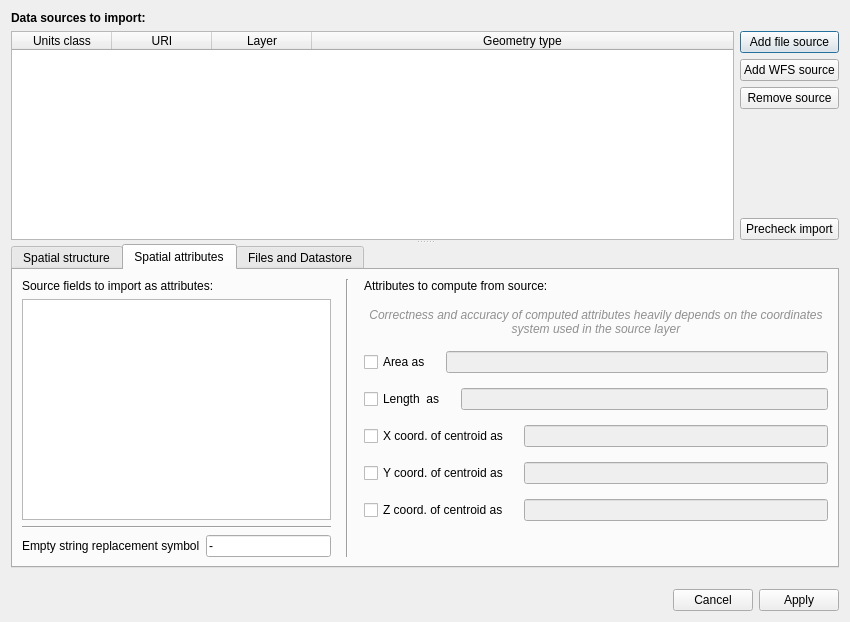
<?xml version="1.0" encoding="UTF-8"?>
<ui version="4.0">
 <class>OGRGDALDialog</class>
 <widget class="QDialog" name="OGRGDALDialog">
  <property name="geometry">
   <rect>
    <x>0</x>
    <y>0</y>
    <width>850</width>
    <height>622</height>
   </rect>
  </property>
  <property name="windowTitle">
   <string notr="true">Dialog</string>
  </property>
  <layout class="QVBoxLayout" name="verticalLayout_4">
   <property name="spacing">
    <number>12</number>
   </property>
   <item>
    <widget class="QWidget" name="widget" native="true">
     <layout class="QVBoxLayout" name="verticalLayout">
      <property name="leftMargin">
       <number>0</number>
      </property>
      <property name="topMargin">
       <number>0</number>
      </property>
      <property name="rightMargin">
       <number>0</number>
      </property>
      <item>
       <widget class="QSplitter" name="splitter">
        <property name="orientation">
         <enum>Qt::Vertical</enum>
        </property>
        <widget class="QWidget" name="widget_2" native="true">
         <layout class="QVBoxLayout" name="verticalLayout_2">
          <property name="leftMargin">
           <number>0</number>
          </property>
          <property name="rightMargin">
           <number>0</number>
          </property>
          <item>
           <widget class="QLabel" name="label">
            <property name="font">
             <font>
              <weight>75</weight>
              <bold>true</bold>
             </font>
            </property>
            <property name="text">
             <string>Data sources to import:</string>
            </property>
           </widget>
          </item>
          <item>
           <layout class="QHBoxLayout" name="horizontalLayout">
            <item>
             <widget class="QTableWidget" name="SourcesTableWidget">
              <property name="editTriggers">
               <set>QAbstractItemView::NoEditTriggers</set>
              </property>
              <property name="selectionMode">
               <enum>QAbstractItemView::SingleSelection</enum>
              </property>
              <property name="selectionBehavior">
               <enum>QAbstractItemView::SelectRows</enum>
              </property>
              <property name="textElideMode">
               <enum>Qt::ElideRight</enum>
              </property>
              <attribute name="horizontalHeaderStretchLastSection">
               <bool>true</bool>
              </attribute>
              <attribute name="verticalHeaderVisible">
               <bool>false</bool>
              </attribute>
              <column>
               <property name="text">
                <string>Units class</string>
               </property>
              </column>
              <column>
               <property name="text">
                <string>URI</string>
               </property>
              </column>
              <column>
               <property name="text">
                <string>Layer</string>
               </property>
              </column>
              <column>
               <property name="text">
                <string>Geometry type</string>
               </property>
              </column>
             </widget>
            </item>
            <item>
             <layout class="QVBoxLayout" name="verticalLayout_5">
              <item>
               <widget class="QPushButton" name="AddFileButton">
                <property name="text">
                 <string>Add file source</string>
                </property>
               </widget>
              </item>
              <item>
               <widget class="QPushButton" name="AddWFSButton">
                <property name="text">
                 <string>Add WFS source</string>
                </property>
               </widget>
              </item>
              <item>
               <widget class="QPushButton" name="RemoveButton">
                <property name="text">
                 <string>Remove source</string>
                </property>
               </widget>
              </item>
              <item>
               <spacer name="verticalSpacer">
                <property name="orientation">
                 <enum>Qt::Vertical</enum>
                </property>
                <property name="sizeHint" stdset="0">
                 <size>
                  <width>20</width>
                  <height>40</height>
                 </size>
                </property>
               </spacer>
              </item>
              <item>
               <widget class="QPushButton" name="PrecheckButton">
                <property name="text">
                 <string>Precheck import</string>
                </property>
               </widget>
              </item>
             </layout>
            </item>
           </layout>
          </item>
         </layout>
        </widget>
        <widget class="QWidget" name="widget_3" native="true">
         <layout class="QVBoxLayout" name="verticalLayout_3">
          <property name="leftMargin">
           <number>0</number>
          </property>
          <property name="rightMargin">
           <number>0</number>
          </property>
          <item>
           <widget class="QTabWidget" name="ConfigTabWidget">
            <property name="currentIndex">
             <number>1</number>
            </property>
            <widget class="QWidget" name="StructureTab">
             <attribute name="title">
              <string>Spatial structure</string>
             </attribute>
             <layout class="QVBoxLayout" name="verticalLayout_7">
              <item>
               <spacer name="verticalSpacer_7">
                <property name="orientation">
                 <enum>Qt::Vertical</enum>
                </property>
                <property name="sizeType">
                 <enum>QSizePolicy::Fixed</enum>
                </property>
                <property name="sizeHint" stdset="0">
                 <size>
                  <width>20</width>
                  <height>10</height>
                 </size>
                </property>
               </spacer>
              </item>
              <item>
               <layout class="QHBoxLayout" name="horizontalLayout_5">
                <item>
                 <widget class="QLabel" name="label_2">
                  <property name="text">
                   <string>Units class to create:</string>
                  </property>
                 </widget>
                </item>
                <item>
                 <widget class="QLineEdit" name="UnitsClassLineEdit"/>
                </item>
                <item>
                 <spacer name="horizontalSpacer_3">
                  <property name="orientation">
                   <enum>Qt::Horizontal</enum>
                  </property>
                  <property name="sizeHint" stdset="0">
                   <size>
                    <width>40</width>
                    <height>20</height>
                   </size>
                  </property>
                 </spacer>
                </item>
               </layout>
              </item>
              <item>
               <layout class="QHBoxLayout" name="horizontalLayout_7" stretch="0,1">
                <item>
                 <widget class="QLabel" name="label_7">
                  <property name="font">
                   <font>
                    <italic>true</italic>
                   </font>
                  </property>
                  <property name="text">
                   <string>The units IDs are contained in the &quot;OFLD_ID&quot; field of the layer</string>
                  </property>
                 </widget>
                </item>
                <item>
                 <spacer name="horizontalSpacer_4">
                  <property name="orientation">
                   <enum>Qt::Horizontal</enum>
                  </property>
                  <property name="sizeHint" stdset="0">
                   <size>
                    <width>40</width>
                    <height>20</height>
                   </size>
                  </property>
                 </spacer>
                </item>
               </layout>
              </item>
              <item>
               <spacer name="verticalSpacer_9">
                <property name="orientation">
                 <enum>Qt::Vertical</enum>
                </property>
                <property name="sizeType">
                 <enum>QSizePolicy::Fixed</enum>
                </property>
                <property name="sizeHint" stdset="0">
                 <size>
                  <width>20</width>
                  <height>10</height>
                 </size>
                </property>
               </spacer>
              </item>
              <item>
               <layout class="QHBoxLayout" name="horizontalLayout_9" stretch="0,1,1">
                <item>
                 <widget class="QLabel" name="label_8">
                  <property name="text">
                   <string>Source field for process order of units:</string>
                  </property>
                 </widget>
                </item>
                <item>
                 <widget class="QComboBox" name="PcsOrdComboBox"/>
                </item>
                <item>
                 <spacer name="horizontalSpacer_5">
                  <property name="orientation">
                   <enum>Qt::Horizontal</enum>
                  </property>
                  <property name="sizeHint" stdset="0">
                   <size>
                    <width>40</width>
                    <height>20</height>
                   </size>
                  </property>
                 </spacer>
                </item>
               </layout>
              </item>
              <item>
               <spacer name="verticalSpacer_3">
                <property name="orientation">
                 <enum>Qt::Vertical</enum>
                </property>
                <property name="sizeType">
                 <enum>QSizePolicy::Fixed</enum>
                </property>
                <property name="sizeHint" stdset="0">
                 <size>
                  <width>20</width>
                  <height>10</height>
                 </size>
                </property>
               </spacer>
              </item>
              <item>
               <widget class="QFrame" name="frame">
                <property name="frameShape">
                 <enum>QFrame::HLine</enum>
                </property>
                <property name="frameShadow">
                 <enum>QFrame::Sunken</enum>
                </property>
               </widget>
              </item>
              <item>
               <spacer name="verticalSpacer_6">
                <property name="orientation">
                 <enum>Qt::Vertical</enum>
                </property>
                <property name="sizeType">
                 <enum>QSizePolicy::Fixed</enum>
                </property>
                <property name="sizeHint" stdset="0">
                 <size>
                  <width>20</width>
                  <height>10</height>
                 </size>
                </property>
               </spacer>
              </item>
              <item>
               <layout class="QHBoxLayout" name="horizontalLayout_6" stretch="0,1,1">
                <item>
                 <widget class="QLabel" name="label_3">
                  <property name="sizePolicy">
                   <sizepolicy hsizetype="Maximum" vsizetype="Preferred">
                    <horstretch>0</horstretch>
                    <verstretch>0</verstretch>
                   </sizepolicy>
                  </property>
                  <property name="text">
                   <string>Source field for &quot;To&quot; connections:</string>
                  </property>
                 </widget>
                </item>
                <item>
                 <widget class="QComboBox" name="ToConnectComboBox"/>
                </item>
                <item>
                 <spacer name="horizontalSpacer">
                  <property name="orientation">
                   <enum>Qt::Horizontal</enum>
                  </property>
                  <property name="sizeHint" stdset="0">
                   <size>
                    <width>40</width>
                    <height>20</height>
                   </size>
                  </property>
                 </spacer>
                </item>
               </layout>
              </item>
              <item>
               <layout class="QHBoxLayout" name="horizontalLayout_3" stretch="0,1,1">
                <item>
                 <widget class="QLabel" name="label_4">
                  <property name="sizePolicy">
                   <sizepolicy hsizetype="Maximum" vsizetype="Preferred">
                    <horstretch>0</horstretch>
                    <verstretch>0</verstretch>
                   </sizepolicy>
                  </property>
                  <property name="text">
                   <string>Source field for &quot;Child of&quot; connections:</string>
                  </property>
                 </widget>
                </item>
                <item>
                 <widget class="QComboBox" name="ChildofConnectComboBox"/>
                </item>
                <item>
                 <spacer name="horizontalSpacer_2">
                  <property name="orientation">
                   <enum>Qt::Horizontal</enum>
                  </property>
                  <property name="sizeHint" stdset="0">
                   <size>
                    <width>40</width>
                    <height>20</height>
                   </size>
                  </property>
                 </spacer>
                </item>
               </layout>
              </item>
              <item>
               <spacer name="verticalSpacer_4">
                <property name="orientation">
                 <enum>Qt::Vertical</enum>
                </property>
                <property name="sizeHint" stdset="0">
                 <size>
                  <width>20</width>
                  <height>40</height>
                 </size>
                </property>
               </spacer>
              </item>
             </layout>
            </widget>
            <widget class="QWidget" name="AttributesTab">
             <attribute name="title">
              <string>Spatial attributes</string>
             </attribute>
             <layout class="QVBoxLayout" name="verticalLayout_10">
              <item>
               <layout class="QHBoxLayout" name="horizontalLayout_8" stretch="2,0,3">
                <property name="spacing">
                 <number>15</number>
                </property>
                <item>
                 <layout class="QVBoxLayout" name="verticalLayout_8">
                  <property name="spacing">
                   <number>6</number>
                  </property>
                  <item>
                   <widget class="QLabel" name="label_5">
                    <property name="text">
                     <string>Source fields to import as attributes:</string>
                    </property>
                   </widget>
                  </item>
                  <item>
                   <widget class="QListWidget" name="AttributesListWidget">
                    <property name="editTriggers">
                     <set>QAbstractItemView::NoEditTriggers</set>
                    </property>
                    <property name="selectionMode">
                     <enum>QAbstractItemView::NoSelection</enum>
                    </property>
                    <property name="selectionBehavior">
                     <enum>QAbstractItemView::SelectItems</enum>
                    </property>
                   </widget>
                  </item>
                  <item>
                   <widget class="Line" name="line">
                    <property name="orientation">
                     <enum>Qt::Horizontal</enum>
                    </property>
                   </widget>
                  </item>
                  <item>
                   <layout class="QHBoxLayout" name="horizontalLayout_15">
                    <item>
                     <widget class="QLabel" name="label_10">
                      <property name="text">
                       <string>Empty string replacement symbol</string>
                      </property>
                     </widget>
                    </item>
                    <item>
                     <widget class="QLineEdit" name="EmptyStringLineEdit">
                      <property name="text">
                       <string>-</string>
                      </property>
                      <property name="placeholderText">
                       <string/>
                      </property>
                     </widget>
                    </item>
                   </layout>
                  </item>
                 </layout>
                </item>
                <item>
                 <widget class="QFrame" name="frame_2">
                  <property name="frameShape">
                   <enum>QFrame::VLine</enum>
                  </property>
                  <property name="frameShadow">
                   <enum>QFrame::Sunken</enum>
                  </property>
                 </widget>
                </item>
                <item>
                 <layout class="QVBoxLayout" name="verticalLayout_9">
                  <item>
                   <widget class="QLabel" name="label_6">
                    <property name="text">
                     <string>Attributes to compute from source:</string>
                    </property>
                   </widget>
                  </item>
                  <item>
                   <widget class="QLabel" name="label_9">
                    <property name="font">
                     <font>
                      <italic>true</italic>
                     </font>
                    </property>
                    <property name="styleSheet">
                     <string notr="true">color : #909090;</string>
                    </property>
                    <property name="text">
                     <string>Correctness and accuracy of computed attributes heavily depends on the coordinates system used in the source layer</string>
                    </property>
                    <property name="alignment">
                     <set>Qt::AlignCenter</set>
                    </property>
                    <property name="wordWrap">
                     <bool>true</bool>
                    </property>
                    <property name="margin">
                     <number>0</number>
                    </property>
                   </widget>
                  </item>
                  <item>
                   <layout class="QHBoxLayout" name="horizontalLayout_10">
                    <item>
                     <widget class="QCheckBox" name="ComputeAreaCheckBox">
                      <property name="text">
                       <string>Area as</string>
                      </property>
                     </widget>
                    </item>
                    <item>
                     <widget class="QLineEdit" name="ComputeAreaLineEdit">
                      <property name="enabled">
                       <bool>false</bool>
                      </property>
                      <property name="text">
                       <string/>
                      </property>
                     </widget>
                    </item>
                   </layout>
                  </item>
                  <item>
                   <layout class="QHBoxLayout" name="horizontalLayout_11">
                    <item>
                     <widget class="QCheckBox" name="ComputeLengthCheckBox">
                      <property name="text">
                       <string>Length  as</string>
                      </property>
                     </widget>
                    </item>
                    <item>
                     <widget class="QLineEdit" name="ComputeLengthLineEdit">
                      <property name="enabled">
                       <bool>false</bool>
                      </property>
                      <property name="text">
                       <string/>
                      </property>
                     </widget>
                    </item>
                   </layout>
                  </item>
                  <item>
                   <layout class="QHBoxLayout" name="horizontalLayout_12">
                    <item>
                     <widget class="QCheckBox" name="ComputeXCentroidCheckBox">
                      <property name="text">
                       <string>X coord. of centroid as</string>
                      </property>
                     </widget>
                    </item>
                    <item>
                     <widget class="QLineEdit" name="ComputeXCentroidLineEdit">
                      <property name="enabled">
                       <bool>false</bool>
                      </property>
                      <property name="text">
                       <string/>
                      </property>
                     </widget>
                    </item>
                   </layout>
                  </item>
                  <item>
                   <layout class="QHBoxLayout" name="horizontalLayout_13">
                    <item>
                     <widget class="QCheckBox" name="ComputeYCentroidCheckBox">
                      <property name="text">
                       <string>Y coord. of centroid as</string>
                      </property>
                     </widget>
                    </item>
                    <item>
                     <widget class="QLineEdit" name="ComputeYCentroidLineEdit">
                      <property name="enabled">
                       <bool>false</bool>
                      </property>
                      <property name="text">
                       <string/>
                      </property>
                     </widget>
                    </item>
                   </layout>
                  </item>
                  <item>
                   <layout class="QHBoxLayout" name="horizontalLayout_14">
                    <item>
                     <widget class="QCheckBox" name="ComputeZCentroidCheckBox">
                      <property name="text">
                       <string>Z coord. of centroid as</string>
                      </property>
                     </widget>
                    </item>
                    <item>
                     <widget class="QLineEdit" name="ComputeZCentroidLineEdit">
                      <property name="enabled">
                       <bool>false</bool>
                      </property>
                      <property name="text">
                       <string/>
                      </property>
                     </widget>
                    </item>
                   </layout>
                  </item>
                  <item>
                   <spacer name="verticalSpacer_5">
                    <property name="orientation">
                     <enum>Qt::Vertical</enum>
                    </property>
                    <property name="sizeType">
                     <enum>QSizePolicy::Expanding</enum>
                    </property>
                    <property name="sizeHint" stdset="0">
                     <size>
                      <width>20</width>
                      <height>10</height>
                     </size>
                    </property>
                   </spacer>
                  </item>
                 </layout>
                </item>
               </layout>
              </item>
             </layout>
            </widget>
            <widget class="QWidget" name="FilesDatastoreTab">
             <attribute name="title">
              <string>Files and Datastore</string>
             </attribute>
             <layout class="QVBoxLayout" name="verticalLayout_6">
              <item>
               <spacer name="verticalSpacer_8">
                <property name="orientation">
                 <enum>Qt::Vertical</enum>
                </property>
                <property name="sizeType">
                 <enum>QSizePolicy::Fixed</enum>
                </property>
                <property name="sizeHint" stdset="0">
                 <size>
                  <width>20</width>
                  <height>10</height>
                 </size>
                </property>
               </spacer>
              </item>
              <item>
               <widget class="QLabel" name="InDatasetLabel">
                <property name="font">
                 <font>
                  <italic>true</italic>
                 </font>
                </property>
                <property name="text">
                 <string>Layer is already in project dataset</string>
                </property>
               </widget>
              </item>
              <item>
               <layout class="QHBoxLayout" name="horizontalLayout_4">
                <property name="topMargin">
                 <number>0</number>
                </property>
                <item>
                 <widget class="QCheckBox" name="DatasetImportCheckBox">
                  <property name="enabled">
                   <bool>true</bool>
                  </property>
                  <property name="text">
                   <string>Copy layer in project dataset as file:</string>
                  </property>
                 </widget>
                </item>
                <item>
                 <widget class="QLineEdit" name="DatasetImportLineEdit">
                  <property name="enabled">
                   <bool>false</bool>
                  </property>
                 </widget>
                </item>
               </layout>
              </item>
              <item>
               <layout class="QHBoxLayout" name="horizontalLayout_2">
                <item>
                 <widget class="QCheckBox" name="DatastoreIDCheckBox">
                  <property name="enabled">
                   <bool>true</bool>
                  </property>
                  <property name="text">
                   <string>Add layer copy in datastore with ID:</string>
                  </property>
                 </widget>
                </item>
                <item>
                 <widget class="QLineEdit" name="DatastoreIDLineEdit">
                  <property name="enabled">
                   <bool>false</bool>
                  </property>
                 </widget>
                </item>
               </layout>
              </item>
              <item>
               <spacer name="verticalSpacer_2">
                <property name="orientation">
                 <enum>Qt::Vertical</enum>
                </property>
                <property name="sizeHint" stdset="0">
                 <size>
                  <width>20</width>
                  <height>40</height>
                 </size>
                </property>
               </spacer>
              </item>
             </layout>
            </widget>
           </widget>
          </item>
         </layout>
        </widget>
       </widget>
      </item>
     </layout>
    </widget>
   </item>
   <item>
    <widget class="QDialogButtonBox" name="ButtonBox">
     <property name="standardButtons">
      <set>QDialogButtonBox::Apply|QDialogButtonBox::Cancel</set>
     </property>
    </widget>
   </item>
  </layout>
 </widget>
 <resources/>
 <connections/>
</ui>
